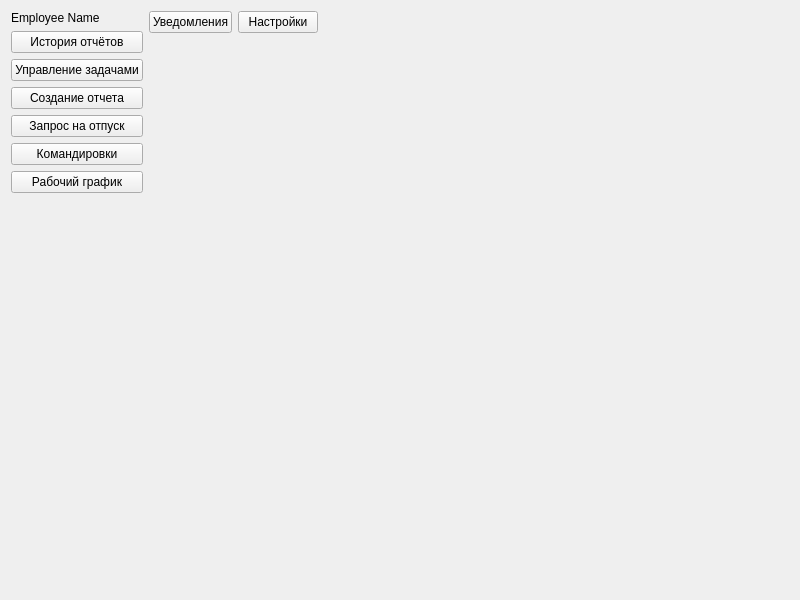
<?xml version="1.0" encoding="UTF-8"?>
<ui version="4.0">
 <class>BaseMainWidget</class>
 <widget class="QWidget" name="BaseMainWidget">
  <property name="geometry">
   <rect>
    <x>0</x>
    <y>0</y>
    <width>800</width>
    <height>600</height>
   </rect>
  </property>
  <property name="windowTitle">
   <string>MainWindow</string>
  </property>
  <layout class="QHBoxLayout" name="horizontalLayout_3">
   <item>
    <layout class="QHBoxLayout" name="horizontalLayout_2" stretch="0,1">
     <property name="sizeConstraint">
      <enum>QLayout::SetMaximumSize</enum>
     </property>
     <item>
      <layout class="QVBoxLayout" name="verticalLayout">
       <property name="sizeConstraint">
        <enum>QLayout::SetMinimumSize</enum>
       </property>
       <item>
        <widget class="QLabel" name="employeeNameLabel">
         <property name="text">
          <string>Employee Name</string>
         </property>
        </widget>
       </item>
       <item>
        <widget class="QPushButton" name="reportHistoryBtn">
         <property name="text">
          <string>История отчётов</string>
         </property>
        </widget>
       </item>
       <item>
        <widget class="QPushButton" name="pushButton_3">
         <property name="text">
          <string>Управление задачами</string>
         </property>
        </widget>
       </item>
       <item>
        <widget class="QPushButton" name="createReportBtn">
         <property name="text">
          <string>Создание отчета</string>
         </property>
        </widget>
       </item>
       <item>
        <widget class="QPushButton" name="pushButton_13">
         <property name="text">
          <string>Запрос на отпуск</string>
         </property>
        </widget>
       </item>
       <item>
        <widget class="QPushButton" name="pushButton_14">
         <property name="text">
          <string>Командировки</string>
         </property>
        </widget>
       </item>
       <item>
        <widget class="QPushButton" name="pushButton_15">
         <property name="text">
          <string>Рабочий график</string>
         </property>
        </widget>
       </item>
       <item>
        <spacer name="verticalSpacer">
         <property name="orientation">
          <enum>Qt::Vertical</enum>
         </property>
         <property name="sizeHint" stdset="0">
          <size>
           <width>20</width>
           <height>40</height>
          </size>
         </property>
        </spacer>
       </item>
      </layout>
     </item>
     <item>
      <layout class="QVBoxLayout" name="verticalLayout_2">
       <property name="sizeConstraint">
        <enum>QLayout::SetMaximumSize</enum>
       </property>
       <item>
        <layout class="QHBoxLayout" name="horizontalLayout">
         <property name="sizeConstraint">
          <enum>QLayout::SetMinimumSize</enum>
         </property>
         <item>
          <widget class="QPushButton" name="pushButton_9">
           <property name="text">
            <string>Уведомления</string>
           </property>
          </widget>
         </item>
         <item>
          <widget class="QPushButton" name="pushButton_11">
           <property name="text">
            <string>Настройки</string>
           </property>
          </widget>
         </item>
         <item>
          <spacer name="horizontalSpacer">
           <property name="orientation">
            <enum>Qt::Horizontal</enum>
           </property>
           <property name="sizeHint" stdset="0">
            <size>
             <width>40</width>
             <height>20</height>
            </size>
           </property>
          </spacer>
         </item>
        </layout>
       </item>
       <item>
        <spacer name="verticalSpacer_2">
         <property name="orientation">
          <enum>Qt::Vertical</enum>
         </property>
         <property name="sizeType">
          <enum>QSizePolicy::Maximum</enum>
         </property>
         <property name="sizeHint" stdset="0">
          <size>
           <width>20</width>
           <height>40</height>
          </size>
         </property>
        </spacer>
       </item>
       <item>
        <widget class="QStackedWidget" name="stackedWidget">
         <widget class="QWidget" name="stackedWidget_2Page1"/>
        </widget>
       </item>
      </layout>
     </item>
    </layout>
   </item>
  </layout>
 </widget>
 <resources/>
 <connections/>
</ui>
